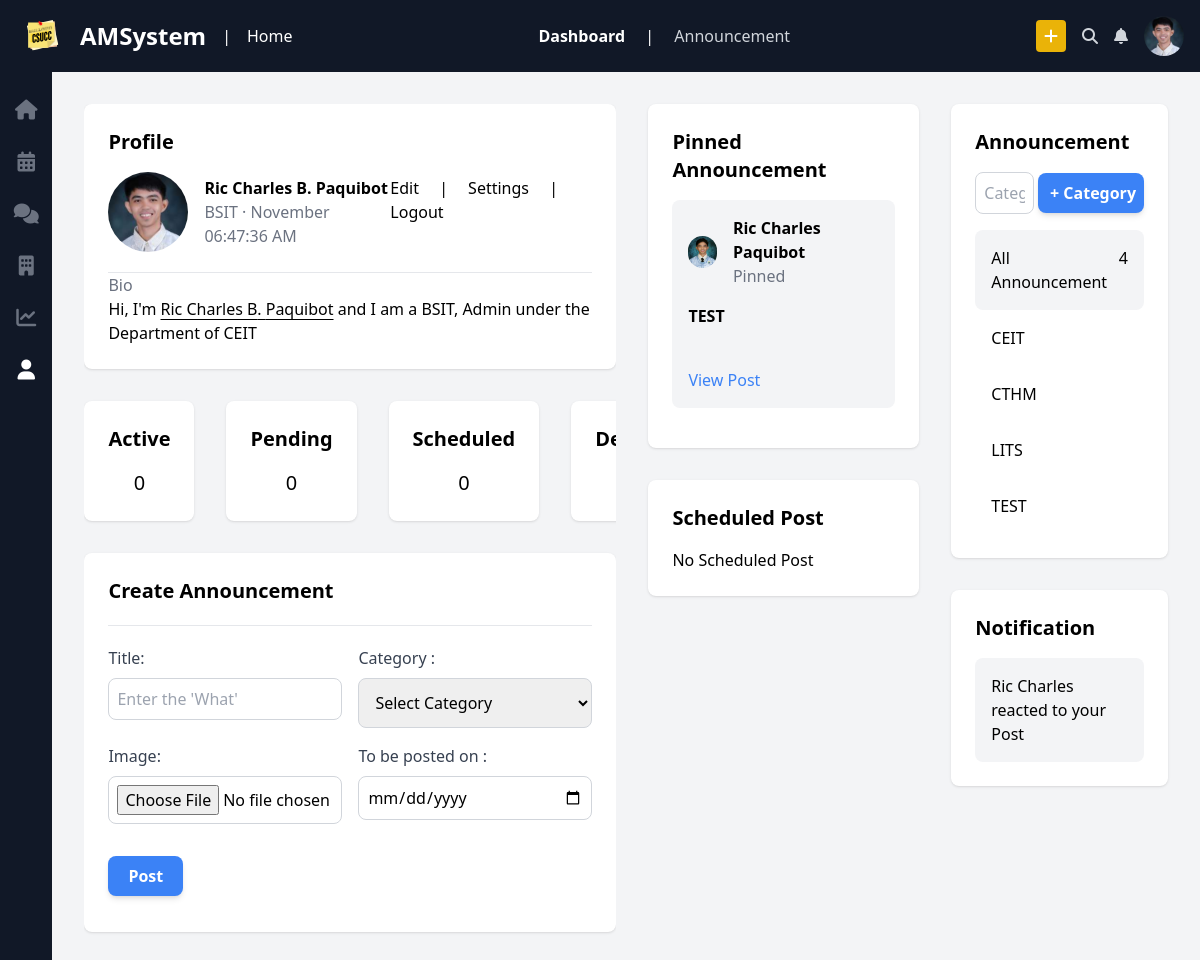
Page /dashboard (signed in) on the committed database.
### tables this page shows
CREATE TABLE `users` (
  `user_id` int(11) NOT NULL,
  `id_number` varchar(20) NOT NULL,
  `first_name` varchar(50) NOT NULL,
  `last_name` varchar(50) NOT NULL,
  `middle_initial` char(1) DEFAULT NULL,
  `email` varchar(100) NOT NULL,
  `password` varchar(255) NOT NULL,
  `department_id` int(11) DEFAULT NULL,
  `program_id` int(11) DEFAULT NULL,
  `contact_number` varchar(15) DEFAULT NULL,
  `address_purok` varchar(50) DEFAULT NULL,
  `address_barangay` varchar(50) DEFAULT NULL,
  `address_city` varchar(50) DEFAULT NULL,
  `address_zip` varchar(10) DEFAULT NULL,
  `address_province` varchar(50) DEFAULT NULL,
  `gender` enum('Male','Female','Other') DEFAULT NULL,
  `role_id` int(11) DEFAULT NULL,
  `photo` varchar(255) NOT NULL,
  `created_at` timestamp NOT NULL DEFAULT current_timestamp()
);

CREATE TABLE `programs` (
  `program_id` int(11) NOT NULL,
  `program_name` varchar(100) NOT NULL,
  `department_id` int(11) DEFAULT NULL
);

CREATE TABLE `roles` (
  `role_id` int(11) NOT NULL,
  `role_name` varchar(50) NOT NULL
);

CREATE TABLE `departments` (
  `department_id` int(11) NOT NULL,
  `department_name` varchar(100) NOT NULL
);

CREATE TABLE `posts` (
  `post_id` int(11) NOT NULL,
  `post_title` varchar(200) NOT NULL,
  `post_content` text NOT NULL,
  `post_when` date DEFAULT NULL,
  `user_id` int(11) DEFAULT NULL,
  `category_id` int(11) DEFAULT NULL,
  `images` varchar(255) NOT NULL,
  `created_at` timestamp NOT NULL DEFAULT current_timestamp()
);

CREATE TABLE `categories` (
  `category_id` int(11) NOT NULL,
  `category_name` varchar(100) NOT NULL,
  `created_by` int(11) DEFAULT NULL
);

### Views/dashboard.php (the view, shortened to what the rows shown need)
<!DOCTYPE html>
<html lang="en">
<head>
    <script src="https://cdn.tailwindcss.com"></script>
    <link rel="stylesheet" href="https://cdnjs.cloudflare.com/ajax/libs/font-awesome/6.4.2/css/all.min.css">
    <link href="https://cdn.jsdelivr.net/npm/quill@2.0.2/dist/quill.snow.css" rel="stylesheet" />
</head>
<body class="bg-gray-100">
    <header class="bg-gray-900 text-white p-4 flex justify-between items-center sticky top-0 z-50">
        <div class="flex items-center space-x-4">
            <img src="./assets/ams-logo.svg" alt="CSUCC logo" class="w-12">
            <h1 class="text-2xl font-bold">AMSystem</h1>
            <span class="mx-4">|</span>
            <p>Home</p>
        </div>
        <nav class="space-x-4">
            <a href="#" class="text-white font-bold">Dashboard</a>
            <span class="mx-4">|</span>
            <a href="#" class="text-gray-300 hover:text-white">Announcement</a>
        </nav>
        <div class="flex items-center space-x-4">
            <button class="bg-yellow-500 px-2 py-1 rounded">
                <i class="fa-solid fa-plus"></i>
            </button>
            <button class="text-gray-300"><i class="fa-solid fa-magnifying-glass"></i></button>
            <button class="text-gray-300"><i class="fa-solid fa-bell"></i></button>
            <img src="<?= $userData["photo"]?>" alt="Profile" class="w-10 h-10 rounded-full">
        </div>
    </header>
    <main class="flex">
        <aside class="w-16 bg-gray-900 text-white flex flex-col items-center space-y-6 py-6 sticky top-14 h-screen">
            <a href="./home" class="text-gray-500"><i class="fa-solid fa-house text-xl"></i></a>
            <a href="./calendar" class="text-gray-500"><i class="fa-solid fa-calendar-days text-xl"></i></a>
            <a href="./chat" class="text-gray-500"><i class="fa-solid fa-comments text-xl"></i></a>
            <a href="./department" class="text-gray-500"><i class="fa-solid fa-building text-xl"></i></a>
            <a href="./post/admin" class="text-gray-500"><i class="fa-solid fa-chart-line text-xl"></i></a>
            <a href="./dashboard" class="text-white"><i class="fa-solid fa-user text-xl"></i></a>
        </aside>
        <section class="flex-1 p-8 flex space-x-8">
            <div class="flex-1 overflow-y-auto h-100vh">
                <div class="bg-white p-6 rounded-lg shadow mb-8">
                    <h2 class="text-xl font-bold mb-4">Profile</h2>
                    <div class="flex items-center space-x-4 ">
                        <img src="<?= $userData["photo"]?>" alt="Profile" class="w-20 h-20 rounded-full">
                        <div class="flex justify-between size-full">
                            <div>
                                <h3 class="font-bold" id="user-name"><?php echo $userData["first_name"] . " " . $userData["middle_initial"] . ". " . $userData["last_name"]; ?></h3>
                                <p class="text-gray-500"><span id="program"><?= $userData["program_name"]?></span> · <span id="month_name"><?=$userData["month_name"]?></span> <span id="time_only"><?=$userData["time_only"]?></span></p>
                            </div>
                            <div>
                                <a href="./edit-profile">Edit</a>
                                <span class="mx-4"> | </span>
                                <a href="./settings">Settings</a>
                                <span class="mx-4"> | </span>
                                <a href="./logout">Logout</a>
                            </div>
                        </div>
                    </div>
                    <hr class="mt-5">
                    <div>
                        <p class="text-gray-500">Bio</p>
                        Hi, I'm <span class="underline underline-offset-4"><?=$userData["first_name"] . " " . $userData["middle_initial"] . ". " . $userData["last_name"];?></span> and I am a <?=$userData["program_name"]?>, <?=$userData["role_name"]?>  under the Department of <?=$userData["department_name"]?>
                    </div>
                </div>
                 <div class="rounded-lg flex space-x-8">
                    <a href="./post/admin"  class="bg-white p-6 rounded-lg flex-1 shadow mb-8">
                        <div>
                            <h2 class="text-xl text-center font-bold mb-4">Active</h2>
                            <p class="text-center text-xl" id="post-count"><?=$activePostNumber?></p>
                        </div>
                    </a>
                    <div class="bg-white p-6 rounded-lg shadow flex-1 mb-8">
                        <h2 class="text-xl text-center font-bold mb-4">Pending</h2>
                        <p class="text-center text-xl">0</p>
                    </div>
                    <div class="bg-white p-6 rounded-lg flex-1 shadow mb-8">
                        <h2 class="text-xl text-center font-bold mb-4">Scheduled</h2>
                        <p class="text-center text-xl"><?=$scheduledPostsNumber?></p>
                    </div>
                    <div class="bg-white p-6 rounded-lg flex-1 shadow mb-8">
                        <h2 class="text-xl text-center font-bold mb-4">Deleted</h2>
                        <p class="text-center text-xl">6</p>
                    </div>
                 </div>
                <div class="bg-white p-6 rounded-lg shadow mb-8">
                    <h2 class="text-xl font-bold mb-4">Create Announcement</h2>
                    <hr class="my-5">
                    <form id="myForm" action="./dashboard" method="POST" enctype="multipart/form-data" onsubmit="syncQuillContent()">
                        <div class="grid grid-cols-1 md:grid-cols-2 gap-4 mb-5">
                            <div class="flex flex-col">
                                <label for="post_title" class="mb-2 font-medium text-gray-700">Title:</label>
                                <input type="text" id="post_title" name="post_title" class="p-2 border border-gray-300 rounded-lg focus:ring-2 focus:ring-blue-500" placeholder="Enter the 'What'">
                            </div>
                            <div class="flex flex-col">
                                <label for="category_id" class="mb-2 font-medium text-gray-700">Category :</label>
                                <select id="category_id" name="category_id" class="w-full p-3 border border-gray-300 rounded-lg focus:ring-2 focus:ring-yellow-500" required>
                                    <option value="">Select Category</option>
                                    </select>
                            </div>
                            <div class="flex flex-col">
                                <label for="fileToUpload" class="mb-2 font-medium text-gray-700">Image:</label>
                                <input type="file"  name="fileToUpload" id="fileToUpload" class="p-2 border border-gray-300 rounded-lg focus:ring-2 focus:ring-blue-500" placeholder="Enter the 'Where'">
                            </div>
                            <div class="flex flex-col">
                                <label for="post_when" class="mb-2 font-medium text-gray-700">To be posted on :</label>
                                <input type="date" id="post_when" name="post_when" class="p-2 border border-gray-300 rounded-lg focus:ring-2 focus:ring-blue-500" placeholder="Enter the 'When'">
                            </div>
                        </div>
                        <input name="submit" type="submit"  value="Post" id="post" class="my-3 px-5 py-2 cursor-pointer bg-blue-500 text-white font-semibold rounded-lg shadow-md hover:bg-blue-600 focus:outline-none focus:ring-2 focus:ring-blue-400 focus:ring-opacity-75 transition duration-200 ease-in-out">
                    </form>
                </div>
            </div>
            <div class="w-1/4">
                <div class="sticky top-24">
                    <div class="bg-white p-6 rounded-lg mb-8 shadow">
                        <h2 class="text-xl font-bold mb-4">Pinned Announcement</h2>
                        <?php foreach($pinnedPosts as $pinnedPost):?>
                        <div class="space-y-4">
                            <div class="bg-gray-100 p-4 mb-4 rounded-lg">
                                <div class="flex items-center space-x-4">
                                    <img src="<?=$pinnedPost["photo"]?>" alt="Profile" class="w-8 h-8 rounded-full">
                                    <div>
                                        <h3 class="font-bold"><a href="./user/<?=$pinnedPost["user_id"]?>"><?=$pinnedPost["first_name"]?> <?=$pinnedPost["last_name"]?></a></h3>
                                        <span class="text-gray-500">Pinned</span>
                                    </div>
                                </div>
                                <h4 class="font-bold mt-4"><?=$pinnedPost["post_title"]?></h4>
                                <p class="text-gray-700 mt-2 text-content text-ellipsis overflow-hidden ..."><?=$pinnedPost["post_content"]?></p>
                                <a href="./posts/<?=$pinnedPost["post_id"]?>" class="text-blue-500 mt-2 inline-block">View Post</a>
                            </div>
                        </div>
                        <?php endforeach ?>
                    </div>
                    <div class="bg-white p-6 rounded-lg shadow">
                        <h2 class="text-xl font-bold mb-4">Scheduled Post</h2>
                        <?php if($scheduledPosts == null):?>
                        <p>No Scheduled Post</p>
                        <?php endif ?>
                    </div>
                </div>
            </div>
            <div class="w-1/5">
                <div class="sticky top-24">
                    <div class="bg-white p-6 mb-8 rounded-lg shadow">
                        <h2 class="text-xl font-bold mb-4">Announcement</h2>
                        <div class="flex justify-between items-center mb-4">
                            <form action="./category" method="POST" class="flex justify-between gap-1 items-center w-full">
                                <input type="text" name="category_name" id="" class="p-2 border w-full border-gray-300 rounded-lg" placeholder="Category">
                                <input type="submit" name="create_category" class="text-white p-2 bg-blue-500 text-white font-semibold rounded-lg shadow-md
                              cursor-pointer  hover:bg-blue-600 focus:outline-none focus:ring-2 focus:ring-blue-400 focus:ring-opacity-75 transition duration-200 ease-in-out" value=" + Category">
                            </form>
                        </div>
                        <div class="space-y-2">
                            <p class="bg-gray-100 p-4 rounded-lg flex justify-between">
                                All Announcement <span><?=count($getCategories)?></span>
                            </p>
                            <?php foreach($getCategories as $category): ?>
                                <a href="./category/<?=$category["category_name"]?>"><p class="p-2 hover:bg-gray-100 p-4 rounded-lg flex justify-between"><?=$category["category_name"]?></p></a>
                            <?php endforeach; ?>
                        </div>
                    </div>
                     <div class="bg-white p-6 mb-8 rounded-lg shadow">
                        <h2 class="text-xl font-bold mb-4">Notification</h2>
                        <div class="space-y-2">
                            <p class="bg-gray-100 p-4 rounded-lg flex justify-between">
                                Ric Charles reacted to your Post
                            </p>
                        </div>
                    </div>
                </div>
            </div>
        </section>
    </main>
</body>
</html>

### Controller/Route.php (shortened to what the rows shown need)
<?php
class Route {
    private static $getRoutes = [];
    private static $postRoutes = [];
    public static function get($path, $callback) {
        self::$getRoutes[$path] = $callback;
    }
    public static function post($path, $callback) {
        self::$postRoutes[$path] = $callback;
    }
    public static function dispatch($requestUri) {
        $requestMethod = $_SERVER['REQUEST_METHOD'];
        $routes = $requestMethod === 'GET' ? self::$getRoutes : self::$postRoutes;
        foreach ($routes as $route => $callback) {
            $pattern = preg_replace('/\{[a-zA-Z0-9_]+\}/', '([a-zA-Z0-9_]+)', $route);
            $pattern = str_replace('/', '\/', $pattern);
            if (preg_match('/^' . $pattern . '$/', $requestUri, $matches)) {
                array_shift($matches);
                return call_user_func_array($callback, $matches);
            }
        }
    }
}

### rows in the picture
users: photo (picture), first_name "Ric Charles", middle_initial "B", last_name "Paquibot", program.program_name "BSIT", month_name "November", time_only "06:47:36 AM", role.role_name "Admin", department.department_name "CEIT"
posts: user.photo (placeholder picture), user.first_name "Ric Charles", user.last_name "Paquibot", post_title "TEST"
categories: category_name "CEIT"
categories: category_name "CTHM"
categories: category_name "LITS"
categories: category_name "TEST"
